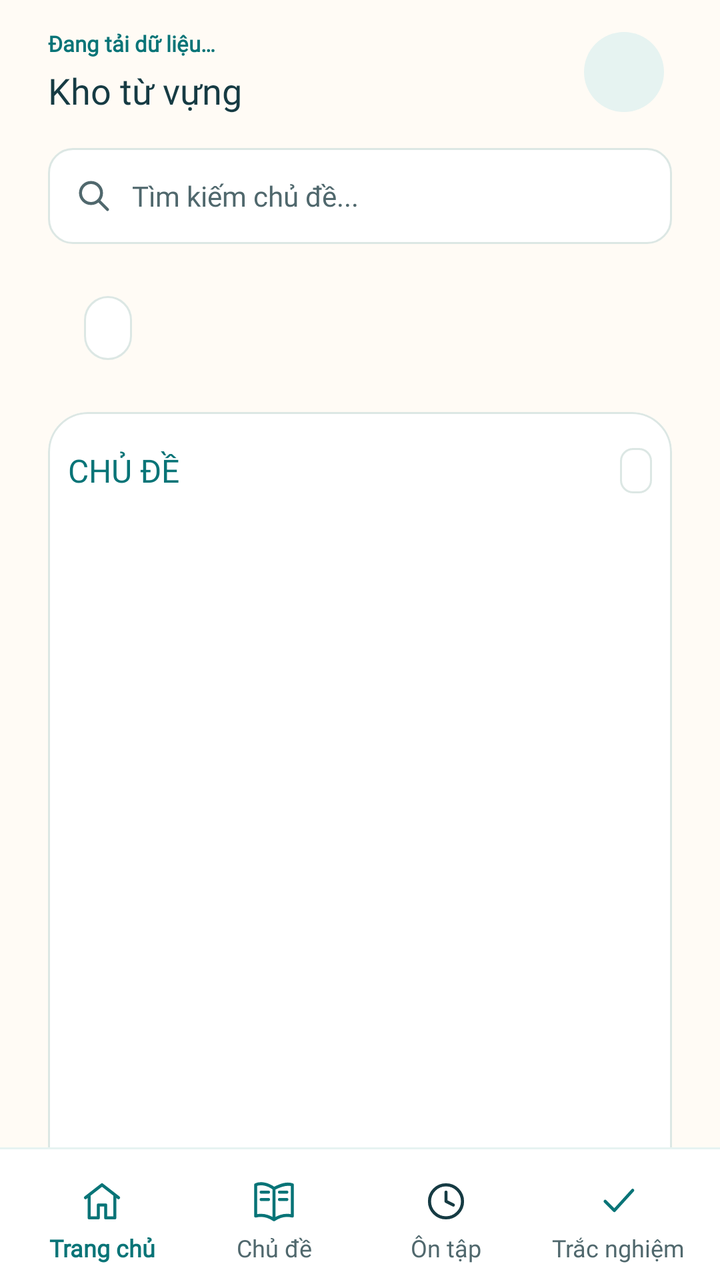
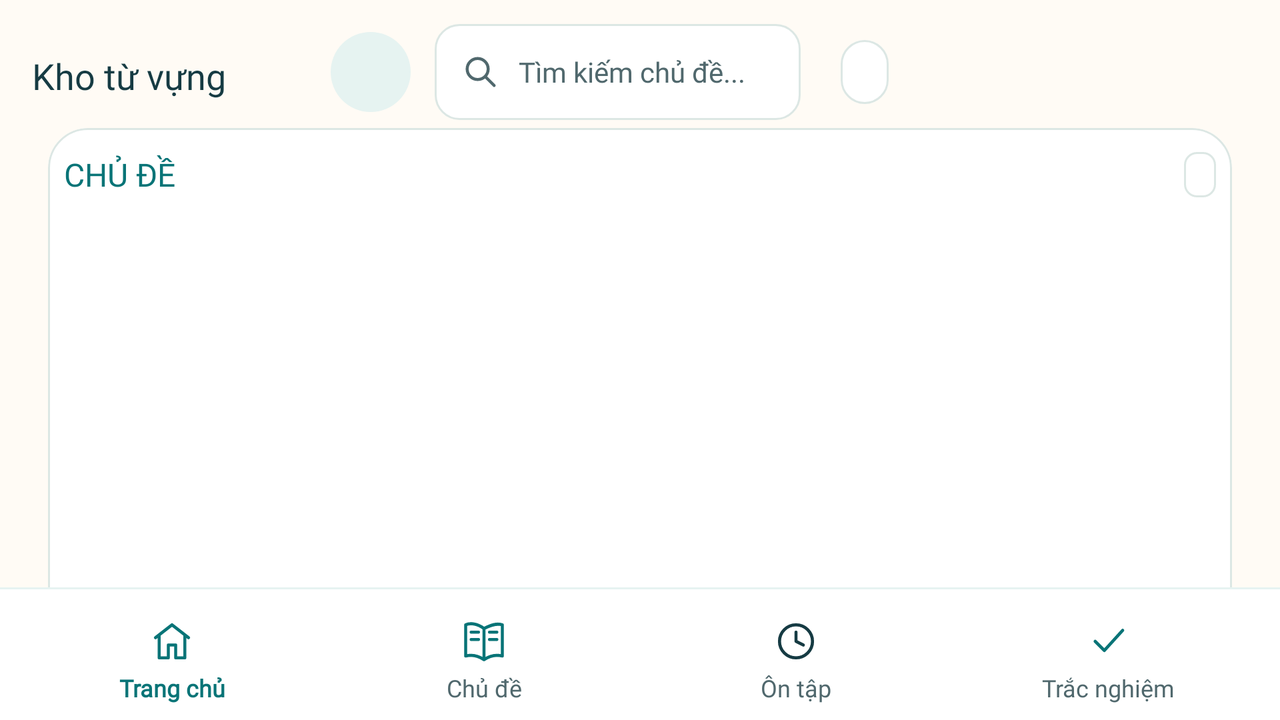

One screen, two layout resources from the same app: the default and the repository's alternative for another configuration. Each is rendered where Android would select it; the XML of both is given below.
<!-- AndroidManifest.xml: application theme Theme.BiVoca -->
<!-- res/layout/activity_topics.xml -->
<?xml version="1.0" encoding="utf-8"?>
<LinearLayout xmlns:android="http://schemas.android.com/apk/res/android" xmlns:app="http://schemas.android.com/apk/res-auto"
    android:id="@+id/topicsRoot" android:layout_width="match_parent" android:layout_height="match_parent" android:orientation="vertical" android:background="@color/bivocal_light_canvas">
    <LinearLayout android:layout_width="match_parent" android:layout_height="wrap_content" android:orientation="vertical" android:paddingStart="24dp" android:paddingEnd="24dp" android:paddingTop="8dp">
        <LinearLayout android:layout_width="match_parent" android:layout_height="wrap_content" android:minHeight="56dp" android:orientation="horizontal" android:gravity="center_vertical">
            <LinearLayout android:layout_width="0dp" android:layout_height="wrap_content" android:layout_weight="1" android:orientation="vertical" android:paddingEnd="8dp">
                <TextView android:id="@+id/textTopicsSubtitle" style="@style/Home16Text" android:textColor="@color/bivocal_light_cobalt" android:textSize="11sp" android:textStyle="bold" android:text="@string/home16_loading"/>
                <TextView android:id="@+id/textTopicsTitle" style="@style/Home16Title" android:textColor="@color/bivocal_light_text" android:text="@string/topics16_title" android:textSize="18sp" android:layout_marginTop="4dp"/>
            </LinearLayout>
            <include layout="@layout/view_navigation_avatar"/>
        </LinearLayout>
        <androidx.appcompat.widget.AppCompatEditText android:id="@+id/inputTopicSearch" android:layout_width="match_parent" android:layout_height="wrap_content" android:minHeight="48dp" android:paddingTop="10dp" android:paddingBottom="10dp" android:layout_marginTop="10dp" android:layout_marginBottom="4dp" android:paddingStart="14dp" android:paddingEnd="14dp" android:background="@drawable/topics16_search_field" android:drawableStart="@drawable/topics16_search" android:drawablePadding="10dp" android:hint="@string/topics16_search_hint" android:textSize="14sp" android:textColor="@color/bivocal_light_text" android:textColorHint="@color/bivocal_light_small_text" android:inputType="text" android:singleLine="true" android:imeOptions="actionDone" android:importantForAutofill="no"/>
    </LinearLayout>
    <LinearLayout android:id="@+id/topicsFilterFrame" android:layout_width="match_parent" android:layout_height="wrap_content" android:layout_marginHorizontal="24dp" android:layout_marginTop="8dp" android:layout_marginBottom="12dp" android:padding="6dp" android:orientation="horizontal" android:gravity="center_vertical" android:background="@drawable/topics16_filter_frame">
        <com.google.android.material.chip.Chip android:id="@+id/chipTopicsAll" style="@style/Topics16Chip" android:layout_width="wrap_content" android:layout_height="wrap_content"/>
        <HorizontalScrollView android:id="@+id/topicsFilterScroll" android:layout_width="0dp" android:layout_weight="1" android:layout_height="wrap_content" android:layout_marginStart="8dp" android:scrollbars="none">
            <com.google.android.material.chip.ChipGroup android:id="@+id/topicsFilterChips" android:layout_width="wrap_content" android:layout_height="wrap_content" app:singleLine="true" app:singleSelection="true" app:selectionRequired="false" app:chipSpacingHorizontal="8dp"/>
        </HorizontalScrollView>
    </LinearLayout>
    <FrameLayout android:id="@+id/topicsContentViewport" android:layout_width="match_parent" android:layout_height="0dp" android:layout_weight="1">
        <androidx.core.widget.NestedScrollView android:id="@+id/topicsSectionsScroll" android:layout_width="match_parent" android:layout_height="match_parent" android:fillViewport="false" android:clipToPadding="false" android:paddingStart="24dp" android:paddingEnd="24dp" android:paddingBottom="16dp">
            <LinearLayout android:id="@+id/topicsSectionsContent" android:layout_width="match_parent" android:layout_height="wrap_content" android:orientation="vertical">
                <com.google.android.material.card.MaterialCardView android:id="@+id/topicsSemanticFrame" style="@style/Topics16SectionFrame">
                    <LinearLayout android:id="@+id/topicsSemanticContent" android:layout_width="match_parent" android:layout_height="wrap_content" android:orientation="vertical" android:padding="10dp">
                        <LinearLayout android:id="@+id/topicsSemanticHeader" android:layout_width="match_parent" android:layout_height="wrap_content" android:orientation="horizontal" android:gravity="center_vertical" android:paddingVertical="8dp" android:layout_marginBottom="8dp">
                            <TextView style="@style/Home16Title" android:layout_width="0dp" android:layout_weight="1" android:textColor="@color/bivocal_light_cobalt" android:textSize="16sp" android:text="@string/topics16_semantic_heading"/>
                            <TextView android:id="@+id/textSemanticGroupCount" style="@style/Topics16SectionCount"/>
                        </LinearLayout>
                        <androidx.recyclerview.widget.RecyclerView android:id="@+id/recyclerTopics" android:layout_width="match_parent" android:layout_height="384dp" android:scrollbars="vertical" android:fadeScrollbars="false" android:nestedScrollingEnabled="false"/>
                    </LinearLayout>
                </com.google.android.material.card.MaterialCardView>
                <com.google.android.material.card.MaterialCardView android:id="@+id/topicsPosFrame" style="@style/Topics16SectionFrame" android:layout_marginTop="16dp">
                    <LinearLayout android:id="@+id/topicsPosContent" android:layout_width="match_parent" android:layout_height="wrap_content" android:orientation="vertical" android:padding="10dp">
                        <LinearLayout android:id="@+id/topicsPosHeader" android:layout_width="match_parent" android:layout_height="wrap_content" android:orientation="horizontal" android:gravity="center_vertical" android:paddingVertical="8dp" android:layout_marginBottom="8dp">
                            <TextView style="@style/Home16Title" android:layout_width="0dp" android:layout_weight="1" android:textColor="@color/bivocal_light_cobalt" android:textSize="16sp" android:text="@string/topics16_pos_heading"/>
                            <TextView android:id="@+id/textPosGroupCount" style="@style/Topics16SectionCount"/>
                        </LinearLayout>
                        <androidx.recyclerview.widget.RecyclerView android:id="@+id/recyclerTopicPartsOfSpeech" android:layout_width="match_parent" android:layout_height="384dp" android:scrollbars="vertical" android:fadeScrollbars="false" android:nestedScrollingEnabled="false"/>
                    </LinearLayout>
                </com.google.android.material.card.MaterialCardView>
            </LinearLayout>
        </androidx.core.widget.NestedScrollView>
        <ProgressBar android:id="@+id/progressBar" android:layout_width="32dp" android:layout_height="32dp" android:layout_gravity="center" android:indeterminateTint="@color/bivocal_light_cobalt" android:visibility="gone"/>
        <LinearLayout android:layout_width="match_parent" android:layout_height="wrap_content" android:layout_gravity="center" android:padding="24dp" android:orientation="vertical" android:gravity="center">
            <TextView android:id="@+id/textError" style="@style/Home16Text" android:layout_width="match_parent" android:gravity="center" android:textColor="@color/bivocal_light_coral_ink" android:visibility="gone"/>
            <com.google.android.material.button.MaterialButton android:id="@+id/buttonRetryTopics" android:layout_width="wrap_content" android:layout_height="wrap_content" android:text="@string/online_retry" android:backgroundTint="@color/bivocal_light_cobalt" android:textColor="@color/bivocal_light_on_primary" android:minHeight="48dp" android:visibility="gone"/>
            <TextView android:id="@+id/textTopicsEmpty" style="@style/Home16Title" android:layout_width="match_parent" android:gravity="center" android:text="@string/topics16_empty_search" android:visibility="gone"/>
        </LinearLayout>
    </FrameLayout>
    <View android:layout_width="match_parent" android:layout_height="1dp" android:background="@color/bivocal_light_cobalt_soft"/>
    <include layout="@layout/view_learning_bottom_navigation"/>
</LinearLayout>
<!-- res/layout/view_navigation_avatar.xml (included above) -->
<?xml version="1.0" encoding="utf-8"?>
<FrameLayout xmlns:android="http://schemas.android.com/apk/res/android" android:id="@+id/buttonHomeMenu" android:layout_width="48dp" android:layout_height="48dp"
        android:background="?attr/selectableItemBackgroundBorderless" android:contentDescription="@string/nav_open_avatar_description"
        android:clickable="true" android:focusable="true">
        <TextView android:id="@+id/textHomeAvatar" android:layout_width="40dp" android:layout_height="40dp"
            android:layout_gravity="center" android:background="@drawable/home16_avatar" android:gravity="center"
            android:textColor="@color/bivocal_light_text" android:textStyle="bold" android:textSize="17sp"/>
        <ImageView android:id="@+id/imageHomeAvatar" android:layout_width="40dp" android:layout_height="40dp"
            android:layout_gravity="center" android:background="@drawable/avatar_circle_background"
            android:clipToOutline="true" android:scaleType="centerCrop" android:importantForAccessibility="no" android:visibility="gone"/>
    </FrameLayout>
<!-- res/layout/view_learning_bottom_navigation.xml (included above) -->
<?xml version="1.0" encoding="utf-8"?>
<LinearLayout xmlns:android="http://schemas.android.com/apk/res/android" android:id="@+id/homeBottomNavigation" android:layout_width="match_parent" android:layout_height="wrap_content" android:minHeight="64dp" android:paddingStart="8dp" android:paddingEnd="8dp" android:orientation="horizontal" android:gravity="center_vertical" android:background="@color/home_approved_secondary_ground" android:baselineAligned="false">
<LinearLayout android:id="@+id/homeTabHome" style="@style/Home16Tab" android:contentDescription="@string/home16_tab_home"><View android:layout_width="24dp" android:layout_height="3dp" android:layout_marginBottom="4dp" android:background="@drawable/light_nav_marker" android:duplicateParentState="true" android:importantForAccessibility="no"/><ImageView android:layout_width="22dp" android:layout_height="22dp" android:src="@drawable/home16_icon_home" android:importantForAccessibility="no"/><TextView  style="@style/Home16TabLabel" android:textSize="12sp" android:text="@string/home16_tab_home" android:textColor="@color/bivocal_light_cobalt" android:textStyle="bold"/></LinearLayout><LinearLayout android:id="@+id/buttonTopics" style="@style/Home16Tab" android:contentDescription="@string/home16_tab_topics"><View android:layout_width="24dp" android:layout_height="3dp" android:layout_marginBottom="4dp" android:background="@drawable/light_nav_marker" android:duplicateParentState="true" android:importantForAccessibility="no"/><ImageView android:layout_width="22dp" android:layout_height="22dp" android:src="@drawable/topics16_book" android:importantForAccessibility="no"/><TextView  style="@style/Home16TabLabel" android:textSize="12sp" android:text="@string/home16_tab_topics" /></LinearLayout><LinearLayout android:id="@+id/buttonReviewToday" style="@style/Home16Tab" android:contentDescription="@string/home16_tab_review"><View android:layout_width="24dp" android:layout_height="3dp" android:layout_marginBottom="4dp" android:background="@drawable/light_nav_marker" android:duplicateParentState="true" android:importantForAccessibility="no"/><ImageView android:layout_width="22dp" android:layout_height="22dp" android:src="@drawable/home_approved_clock" android:importantForAccessibility="no"/><TextView  style="@style/Home16TabLabel" android:textSize="12sp" android:text="@string/home16_tab_review" /></LinearLayout><LinearLayout android:id="@+id/buttonQuiz" style="@style/Home16Tab" android:contentDescription="@string/home16_tab_quiz"><View android:layout_width="24dp" android:layout_height="3dp" android:layout_marginBottom="4dp" android:background="@drawable/light_nav_marker" android:duplicateParentState="true" android:importantForAccessibility="no"/><ImageView android:layout_width="22dp" android:layout_height="22dp" android:src="@drawable/home_approved_quiz" android:importantForAccessibility="no"/><TextView  style="@style/Home16TabLabel" android:textSize="12sp" android:text="@string/home16_tab_quiz" /></LinearLayout>
</LinearLayout>
<!-- resources referenced by this layout -->
<resources>
  <color name="bivocal_light_canvas">@color/brand_canvas</color>
  <color name="bivocal_light_cobalt">@color/brand_teal_ink</color>
  <color name="bivocal_light_cobalt_soft">@color/brand_teal_soft</color>
  <color name="bivocal_light_coral_ink">#9B422B</color>
  <color name="bivocal_light_on_primary">#FFFFFF</color>
  <color name="bivocal_light_small_text">@color/brand_secondary</color>
  <color name="bivocal_light_text">@color/brand_ink</color>
  <color name="home_approved_secondary_ground">@color/bivocal_light_surface</color>
  <!-- drawable home16_avatar (drawable) -->
  <shape xmlns:android="http://schemas.android.com/apk/res/android" android:shape="oval"><solid android:color="@color/bivocal_light_cobalt_soft"/></shape>
  <!-- drawable light_nav_marker (drawable) -->
  <selector xmlns:android="http://schemas.android.com/apk/res/android"><item android:state_activated="true"><shape><solid android:color="@color/bivocal_light_cobalt"/><corners android:radius="2dp"/></shape></item><item android:drawable="@android:color/transparent"/></selector>
  <!-- drawable topics16_filter_frame (drawable) -->
  <shape xmlns:android="http://schemas.android.com/apk/res/android"><solid android:color="@android:color/transparent"/><corners android:radius="@dimen/bivocal_card_radius"/></shape>
  <!-- drawable topics16_search_field (drawable) -->
  <shape xmlns:android="http://schemas.android.com/apk/res/android"><solid android:color="@color/bivocal_light_surface"/><stroke android:width="1dp" android:color="@color/bivocal_light_border"/><corners android:radius="@dimen/bivocal_input_radius"/></shape>
  <string name="home16_loading">Đang tải dữ liệu…</string>
  <string name="home16_tab_home">Trang chủ</string>
  <string name="home16_tab_quiz">Trắc nghiệm</string>
  <string name="home16_tab_review">Ôn tập</string>
  <string name="home16_tab_topics">Chủ đề</string>
  <string name="nav_open_avatar_description">Mở menu điều hướng bằng ảnh đại diện</string>
  <string name="online_retry">Thử kết nối lại</string>
  <string name="topics16_empty_search">Không tìm thấy chủ đề phù hợp.\nHãy thử từ khóa hoặc bộ lọc khác.</string>
  <string name="topics16_pos_heading">LOẠI TỪ</string>
  <string name="topics16_search_hint">Tìm kiếm chủ đề...</string>
  <string name="topics16_semantic_heading">CHỦ ĐỀ</string>
  <string name="topics16_title">Kho từ vựng</string>
  <style name="Theme.BiVoca" parent="Base.Theme.BiVoca" />
  <color name="brand_canvas">#FFFBF5</color>
  <color name="brand_teal_ink">#087477</color>
  <color name="brand_teal_soft">#E6F3F1</color>
  <color name="brand_secondary">#50686D</color>
  <color name="brand_ink">#163B43</color>
  <color name="bivocal_light_surface">#FFFFFF</color>
  <color name="home_approved_text">@color/bivocal_light_text</color>
  <dimen name="bivocal_card_radius">20dp</dimen>
  <color name="bivocal_light_border">@color/brand_border</color>
  <dimen name="bivocal_input_radius">12dp</dimen>
  <!-- drawable topics16_group_badge (drawable) -->
  <shape xmlns:android="http://schemas.android.com/apk/res/android"><solid android:color="@color/bivocal_light_surface"/><stroke android:width="1dp" android:color="@color/bivocal_light_border"/><corners android:radius="6dp"/></shape>
  <color name="brand_border">#DCE7E4</color>
  <!-- from res/values-v29/ -->
  <style name="BiVocalLightWindowCompat" parent="Theme.Material3.Light.NoActionBar"><item name="android:windowLightNavigationBar">true</item><item name="android:forceDarkAllowed">false</item></style>
  <style name="Widget.BiVocal.EditText" parent="Widget.AppCompat.EditText"><item name="android:fontFamily">@font/be_vietnam_pro</item><item name="android:includeFontPadding">true</item><item name="android:letterSpacing">0</item><item name="fontFamily">@font/be_vietnam_pro</item></style>
  <!-- from res/values-v29/ -->
  <color name="bivocal_light_system_navigation">@color/bivocal_light_canvas</color>
  <!-- some entries are left out for length -->
</resources>
<!-- res/layout-land/activity_topics.xml (the repository's variant of the layout above) -->
<!-- drawn on the phone turned sideways -->
<?xml version="1.0" encoding="utf-8"?>
<LinearLayout xmlns:android="http://schemas.android.com/apk/res/android" xmlns:app="http://schemas.android.com/apk/res-auto"
    android:id="@+id/topicsRoot" android:layout_width="match_parent" android:layout_height="match_parent" android:orientation="vertical" android:background="@color/bivocal_light_canvas">
    <LinearLayout android:layout_width="match_parent" android:layout_height="wrap_content" android:orientation="horizontal" android:gravity="center_vertical" android:paddingStart="16dp" android:paddingEnd="16dp" android:paddingTop="8dp">
        <LinearLayout android:layout_width="0dp" android:layout_weight="1.1" android:paddingEnd="8dp" android:layout_height="wrap_content" android:minHeight="56dp" android:orientation="horizontal" android:gravity="center_vertical">
            <LinearLayout android:layout_width="0dp" android:layout_height="wrap_content" android:layout_weight="1" android:orientation="vertical" android:paddingEnd="8dp">
                <TextView android:id="@+id/textTopicsSubtitle" android:visibility="gone" style="@style/Home16Text" android:textColor="@color/bivocal_light_cobalt" android:textSize="11sp" android:textStyle="bold" android:text="@string/home16_loading"/>
                <TextView android:id="@+id/textTopicsTitle" style="@style/Home16Title" android:textColor="@color/bivocal_light_text" android:text="@string/topics16_title" android:textSize="18sp" android:layout_marginTop="4dp"/>
            </LinearLayout>
            <include layout="@layout/view_navigation_avatar"/>
        </LinearLayout>
        <androidx.appcompat.widget.AppCompatEditText android:id="@+id/inputTopicSearch" android:layout_width="0dp" android:layout_weight="1" android:layout_height="wrap_content" android:minHeight="48dp" android:paddingTop="10dp" android:paddingBottom="10dp" android:layout_marginTop="0dp" android:layout_marginBottom="0dp" android:paddingStart="14dp" android:paddingEnd="14dp" android:background="@drawable/topics16_search_field" android:drawableStart="@drawable/topics16_search" android:drawablePadding="10dp" android:hint="@string/topics16_search_hint" android:textSize="14sp" android:textColor="@color/bivocal_light_text" android:textColorHint="@color/bivocal_light_small_text" android:inputType="text" android:singleLine="true" android:imeOptions="actionDone" android:importantForAutofill="no"/>
        <LinearLayout android:id="@+id/topicsFilterFrame" android:layout_width="0dp" android:layout_weight="1.2" android:layout_height="wrap_content" android:layout_marginStart="4dp" android:layout_marginTop="0dp" android:layout_marginBottom="0dp" android:padding="4dp" android:orientation="horizontal" android:gravity="center_vertical" android:background="@drawable/topics16_filter_frame">
        <com.google.android.material.chip.Chip android:id="@+id/chipTopicsAll" style="@style/Topics16Chip" android:layout_width="wrap_content" android:layout_height="wrap_content"/>
        <HorizontalScrollView android:id="@+id/topicsFilterScroll" android:layout_width="0dp" android:layout_weight="1" android:layout_height="wrap_content" android:layout_marginStart="8dp" android:scrollbars="none">
            <com.google.android.material.chip.ChipGroup android:id="@+id/topicsFilterChips" android:layout_width="wrap_content" android:layout_height="wrap_content" app:singleLine="true" app:singleSelection="true" app:selectionRequired="false" app:chipSpacingHorizontal="8dp"/>
        </HorizontalScrollView>
    </LinearLayout>
    </LinearLayout>
    <FrameLayout android:id="@+id/topicsContentViewport" android:layout_width="match_parent" android:layout_height="0dp" android:layout_weight="1">
        <androidx.core.widget.NestedScrollView android:id="@+id/topicsSectionsScroll" android:layout_width="match_parent" android:layout_height="match_parent" android:fillViewport="false" android:clipToPadding="false" android:paddingStart="24dp" android:paddingEnd="24dp" android:paddingBottom="16dp">
            <LinearLayout android:id="@+id/topicsSectionsContent" android:layout_width="match_parent" android:layout_height="wrap_content" android:orientation="vertical">
                <com.google.android.material.card.MaterialCardView android:id="@+id/topicsSemanticFrame" style="@style/Topics16SectionFrame">
                    <LinearLayout android:id="@+id/topicsSemanticContent" android:layout_width="match_parent" android:layout_height="wrap_content" android:orientation="vertical" android:padding="8dp">
                        <LinearLayout android:id="@+id/topicsSemanticHeader" android:layout_width="match_parent" android:layout_height="wrap_content" android:orientation="horizontal" android:gravity="center_vertical" android:paddingVertical="4dp" android:layout_marginBottom="4dp">
                            <TextView style="@style/Home16Title" android:layout_width="0dp" android:layout_weight="1" android:textColor="@color/bivocal_light_cobalt" android:textSize="16sp" android:text="@string/topics16_semantic_heading"/>
                            <TextView android:id="@+id/textSemanticGroupCount" style="@style/Topics16SectionCount"/>
                        </LinearLayout>
                        <androidx.recyclerview.widget.RecyclerView android:id="@+id/recyclerTopics" android:layout_width="match_parent" android:layout_height="384dp" android:scrollbars="vertical" android:fadeScrollbars="false" android:nestedScrollingEnabled="false"/>
                    </LinearLayout>
                </com.google.android.material.card.MaterialCardView>
                <com.google.android.material.card.MaterialCardView android:id="@+id/topicsPosFrame" style="@style/Topics16SectionFrame" android:layout_marginTop="16dp">
                    <LinearLayout android:id="@+id/topicsPosContent" android:layout_width="match_parent" android:layout_height="wrap_content" android:orientation="vertical" android:padding="8dp">
                        <LinearLayout android:id="@+id/topicsPosHeader" android:layout_width="match_parent" android:layout_height="wrap_content" android:orientation="horizontal" android:gravity="center_vertical" android:paddingVertical="4dp" android:layout_marginBottom="4dp">
                            <TextView style="@style/Home16Title" android:layout_width="0dp" android:layout_weight="1" android:textColor="@color/bivocal_light_cobalt" android:textSize="16sp" android:text="@string/topics16_pos_heading"/>
                            <TextView android:id="@+id/textPosGroupCount" style="@style/Topics16SectionCount"/>
                        </LinearLayout>
                        <androidx.recyclerview.widget.RecyclerView android:id="@+id/recyclerTopicPartsOfSpeech" android:layout_width="match_parent" android:layout_height="384dp" android:scrollbars="vertical" android:fadeScrollbars="false" android:nestedScrollingEnabled="false"/>
                    </LinearLayout>
                </com.google.android.material.card.MaterialCardView>
            </LinearLayout>
        </androidx.core.widget.NestedScrollView>
        <ProgressBar android:id="@+id/progressBar" android:layout_width="32dp" android:layout_height="32dp" android:layout_gravity="center" android:indeterminateTint="@color/bivocal_light_cobalt" android:visibility="gone"/>
        <LinearLayout android:layout_width="match_parent" android:layout_height="wrap_content" android:layout_gravity="center" android:padding="24dp" android:orientation="vertical" android:gravity="center">
            <TextView android:id="@+id/textError" style="@style/Home16Text" android:layout_width="match_parent" android:gravity="center" android:textColor="@color/bivocal_light_coral_ink" android:visibility="gone"/>
            <com.google.android.material.button.MaterialButton android:id="@+id/buttonRetryTopics" android:layout_width="wrap_content" android:layout_height="wrap_content" android:text="@string/online_retry" android:backgroundTint="@color/bivocal_light_cobalt" android:textColor="@color/bivocal_light_on_primary" android:minHeight="48dp" android:visibility="gone"/>
            <TextView android:id="@+id/textTopicsEmpty" style="@style/Home16Title" android:layout_width="match_parent" android:gravity="center" android:text="@string/topics16_empty_search" android:visibility="gone"/>
        </LinearLayout>
    </FrameLayout>
    <View android:layout_width="match_parent" android:layout_height="1dp" android:background="@color/bivocal_light_cobalt_soft"/>
    <include layout="@layout/view_learning_bottom_navigation"/>
</LinearLayout>
